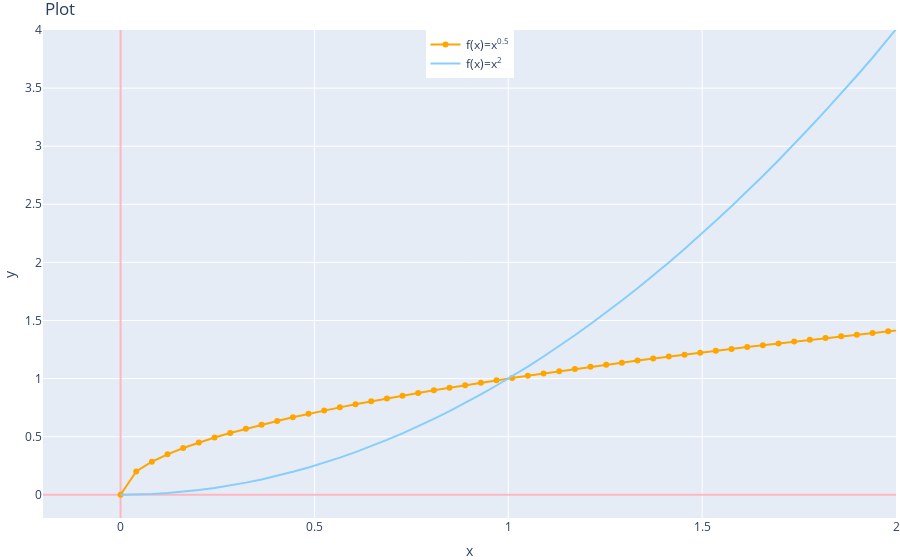

This figure's notebook cell:
### Code cell
fig = go.Figure() # cоздали фигуру

fig.add_trace(go.Scatter(x=x, y=f(x), mode='lines+markers', name='f(x)=x<sup>0.5</sup>', marker=dict(color='orange')))

fig.add_trace(go.Scatter(x=x, y=x ** 2, name='f(x)=x<sup>2</sup>', marker=dict(color='LightSkyBlue')))

fig.update_layout(title="Plot",
                xaxis_title="x",
                yaxis_title="y",
                # legend_orientation='h',
                margin=dict(l=0, r=0, t=30, b=0),
                legend=dict(x=.5, xanchor="center"),
                hovermode='x')

fig.update_traces(hoverinfo="all", hovertemplate="Аргумент: %{x}<br>Функция: %{y}") # когда наводим курсор

fig.update_yaxes(range=[-0.2, 4], zeroline=True, zerolinewidth=2, zerolinecolor='LightPink')

fig.update_xaxes(range=[-0.2, 2], zeroline=True, zerolinewidth=2, zerolinecolor='LightPink')

fig.show()
